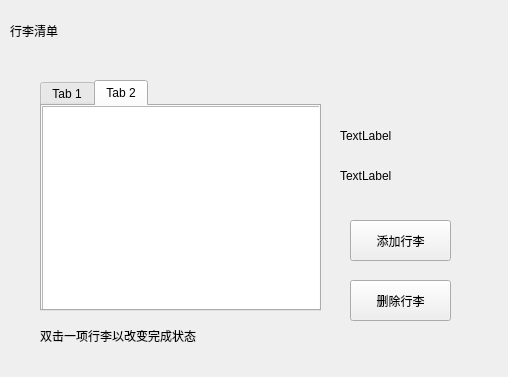
<?xml version="1.0" encoding="UTF-8"?>
<ui version="4.0">
 <class>LuggageWidget</class>
 <widget class="QWidget" name="LuggageWidget">
  <property name="geometry">
   <rect>
    <x>0</x>
    <y>0</y>
    <width>508</width>
    <height>377</height>
   </rect>
  </property>
  <property name="windowTitle">
   <string>Form</string>
  </property>
  <widget class="QLabel" name="title">
   <property name="geometry">
    <rect>
     <x>10</x>
     <y>10</y>
     <width>131</width>
     <height>41</height>
    </rect>
   </property>
   <property name="text">
    <string>行李清单</string>
   </property>
  </widget>
  <widget class="QTabWidget" name="tabWidget">
   <property name="geometry">
    <rect>
     <x>40</x>
     <y>80</y>
     <width>281</width>
     <height>231</height>
    </rect>
   </property>
   <property name="currentIndex">
    <number>1</number>
   </property>
   <widget class="QWidget" name="tab">
    <attribute name="title">
     <string>Tab 1</string>
    </attribute>
    <widget class="QListWidget" name="uncompletedList">
     <property name="geometry">
      <rect>
       <x>0</x>
       <y>0</y>
       <width>281</width>
       <height>211</height>
      </rect>
     </property>
    </widget>
   </widget>
   <widget class="QWidget" name="tab_2">
    <attribute name="title">
     <string>Tab 2</string>
    </attribute>
    <widget class="QListWidget" name="completedList">
     <property name="geometry">
      <rect>
       <x>0</x>
       <y>0</y>
       <width>281</width>
       <height>211</height>
      </rect>
     </property>
    </widget>
   </widget>
  </widget>
  <widget class="QLabel" name="totalLabel">
   <property name="geometry">
    <rect>
     <x>340</x>
     <y>120</y>
     <width>161</width>
     <height>31</height>
    </rect>
   </property>
   <property name="text">
    <string>TextLabel</string>
   </property>
  </widget>
  <widget class="QLabel" name="completedLabel">
   <property name="geometry">
    <rect>
     <x>340</x>
     <y>160</y>
     <width>161</width>
     <height>31</height>
    </rect>
   </property>
   <property name="text">
    <string>TextLabel</string>
   </property>
  </widget>
  <widget class="QPushButton" name="addLuggage">
   <property name="geometry">
    <rect>
     <x>350</x>
     <y>220</y>
     <width>101</width>
     <height>41</height>
    </rect>
   </property>
   <property name="text">
    <string>添加行李</string>
   </property>
  </widget>
  <widget class="QPushButton" name="deleteLuggage">
   <property name="geometry">
    <rect>
     <x>350</x>
     <y>280</y>
     <width>101</width>
     <height>41</height>
    </rect>
   </property>
   <property name="text">
    <string>删除行李</string>
   </property>
  </widget>
  <widget class="QLabel" name="statusLabel">
   <property name="geometry">
    <rect>
     <x>40</x>
     <y>320</y>
     <width>241</width>
     <height>31</height>
    </rect>
   </property>
   <property name="text">
    <string>双击一项行李以改变完成状态</string>
   </property>
  </widget>
 </widget>
 <resources/>
 <connections/>
</ui>
